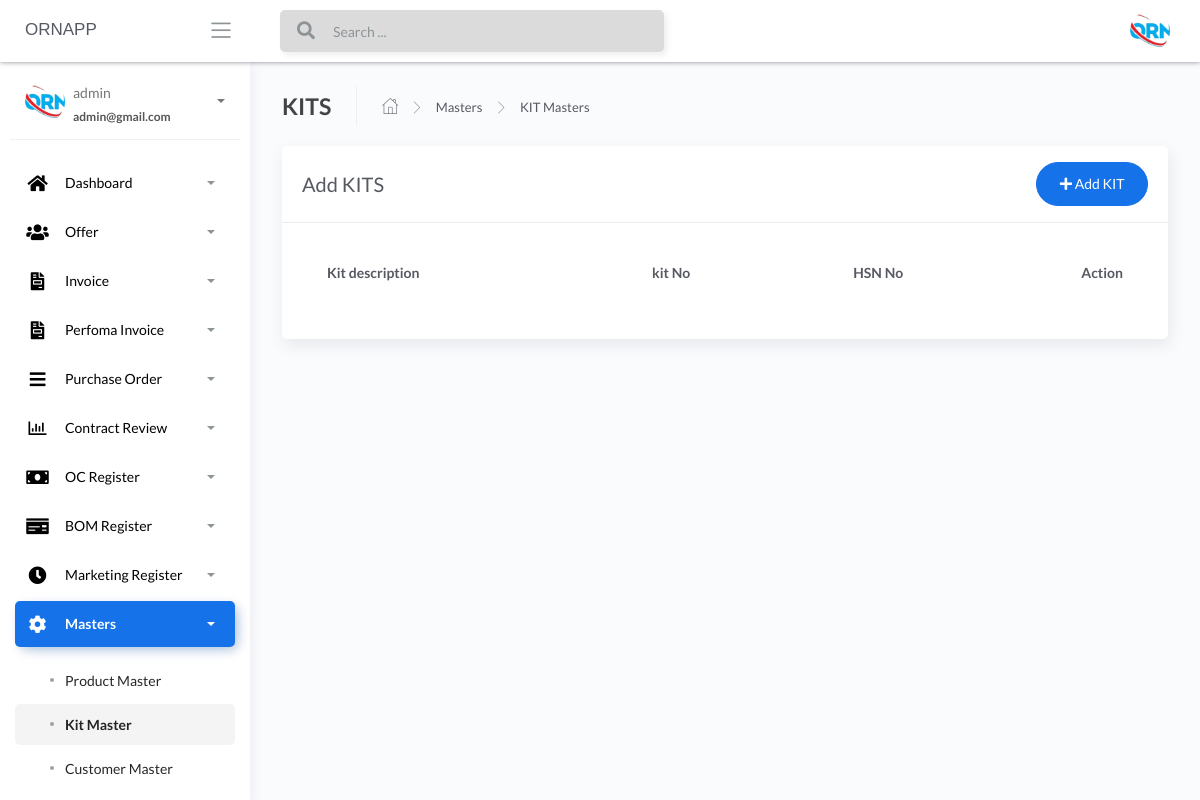
Before: /Kit-masters (signed in) with the older database file.
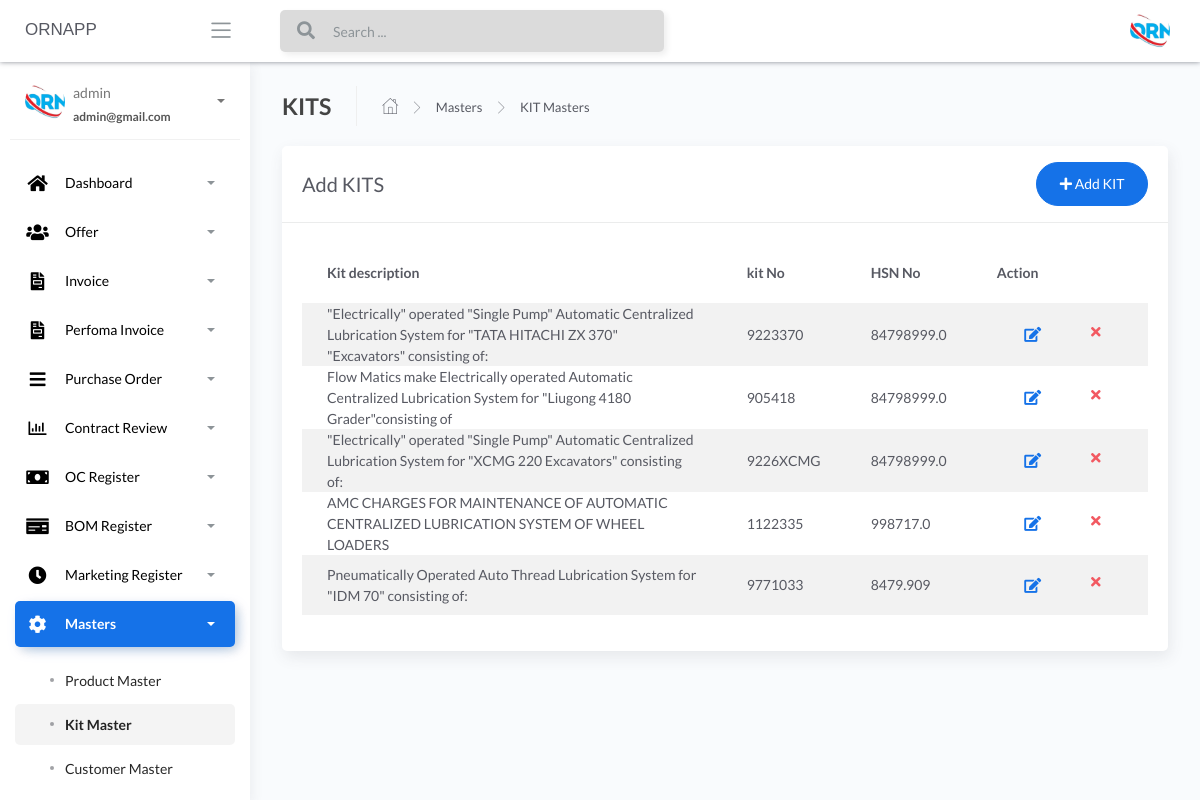
After: the same page with the newer database file.
### apps/authentication/models.py (models this page shows, shortened)
class Users(db.Model, UserMixin):
    __tablename__ = 'Users'
    id = db.Column(db.Integer, primary_key=True)
    username = db.Column(db.String(64), unique=True)
    email = db.Column(db.String(64), unique=True)
    password = db.Column(db.LargeBinary)

### apps/home/models.py (models this page shows, shortened)
class KitMaster(db.Model):
    __tablename__ = "kitmaster"
    id = db.Column(db.Integer, primary_key=True)
    kit_description = db.Column(db.String())
    kit_no = db.Column(db.INT())
    hsn_code = db.Column(db.Float())
    lubricant_points = db.Column(db.INT())
    kit_products = db.Column(db.String())

### apps/home/routes.py (the view)
@blueprint.route('/Kit-masters')
@login_required
def kit_masters():
    if request.method == 'GET':
        users = KitMaster.query.all()
        return render_template('home/Kit-masters.html', users=users, segment='Kit-masters')

### apps/__init__.py (called while the page is built)
def configure_database(app):
    @app.before_first_request
    def initialize_database():
        db.create_all()
    @app.teardown_request
    def shutdown_session(exception=None):
        db.session.remove()

### apps/authentication/models.py (called while the page is built)
@login_manager.user_loader
def user_loader(id):
    return Users.query.filter_by(id=id).first()

### apps/templates/home/Kit-masters.html (shortened to what this page needs)
{% extends "layouts/base.html" %}
{% block content %}
	<div class="content">
		<div class="page-inner">
			<div class="page-header">
				<h4 class="page-title">KITS</h4>
				<ul class="breadcrumbs">
					<li class="nav-home">
						<a href="#">
							<i class="flaticon-home"></i>
						</a>
					</li>
					<li class="separator">
						<i class="flaticon-right-arrow"></i>
					</li>
					<li class="nav-item">
						<a href="#">Masters</a>
					</li>
					<li class="separator">
						<i class="flaticon-right-arrow"></i>
					</li>
					<li class="nav-item">
						<a href="#">KIT Masters</a>
					</li>
				</ul>
			</div>
			<div class="row">
				<div class="col-md-12">
					<div class="card">
						<div class="card-header">
							<div class="d-flex align-items-center">
								<h4 class="card-title">Add KITS</h4>
							<a href="/add-kits" class="ml-auto">
								<button class="btn btn-primary btn-round ml-auto" data-toggle="modal"
									data-target="#addRowModal">
									<i class="fa fa-plus"></i>
									Add KIT
								</button>
							</a>
							</div>
						</div>
						<div class="card-body">
							<div class="table-responsive">
								<table id="add-row" class="display table table-striped table-hover" >
									<thead>
										<tr>
											<th>Kit description</th>
											<th>kit No</th>
											<th>HSN No</th>
											<th style="width: 10%">Action</th>
										</tr>
									</thead>
									<tbody>
										{% for user in users %}
											<tr
											{% if loop.index %2==0 %}
											{% else %}
											{% endif %}
											>
											<td>{{user.kit_description}}</td>
											<td>{{user.kit_no}}</td>
											<td>{{user.hsn_code}}</td>
											<td>
											<div class="form-button-action">
											<span style="font-size: 24px;color:green;">
											<a href="/{{user.id}}/editkit" type="button" data-toggle="tooltip" title="" class="btn btn-link btn-primary btn-lg" data-original-title="Edit Task"> <i class="fas fa-edit" ></i></a>
											</span>
											<span style="font-size: 24px;color:red;">
											<a href="/{{user.id}}/deletekit" type="button" data-toggle="tooltip" title="" class="btn btn-link btn-danger" data-original-title="Remove"> <i class="fas fa-times"></i></a>
											</span>
											</div>
											</td>
										</tr>
									{% endfor %}
									</tbody>
								</table>
							</div>
						</div>
					</div>
				</div>
			</div>
		</div>
	</div>
{% endblock content %}

### apps/templates/layouts/base.html (shortened to what this page needs)
<!DOCTYPE html>
<html lang="en">
<head>
	<link rel="stylesheet" href="/static/assets/css/bootstrap.min.css">
	<link rel="stylesheet" href="/static/assets/css/atlantis.min.css">
</head>
<body data-background-color="white">
	<div class="wrapper">
        {% include 'includes/navigation.html' %}
        {% include 'includes/sidebar.html' %}
		<div class="main-panel">
			{% block content %}{% endblock content %}
		</div>
	</div>
</body>
</html>

### apps/templates/includes/navigation.html (shortened to what this page needs)
<div class="main-header">
  <div class="logo-header" data-background-color="white">
    <a href="" class="logo">
      <h style="font-family: Arial">ORNAPP</h>
    </a>
    <div class="nav-toggle">
      <button class="btn btn-toggle toggle-sidebar">
        <i class="icon-menu"></i>
      </button>
    </div>
  </div>
  <nav
    class="navbar navbar-header navbar-expand-lg"
    data-background-color="white"
  >
    {% if current_user.is_authenticated %}
    <div class="container-fluid">
      <div class="collapse" id="search-nav">
        <form class="navbar-left navbar-form nav-search mr-md-3">
          <div class="input-group">
            <div class="input-group-prepend">
              <button type="submit" class="btn btn-search pr-1">
                <i class="fa fa-search search-icon"></i>
              </button>
            </div>
            <input type="text" placeholder="Search ..." class="form-control" />
          </div>
        </form>
      </div>
      <ul class="navbar-nav topbar-nav ml-md-auto align-items-center">
        <li class="nav-item dropdown hidden-caret">
          <a
            class="dropdown-toggle profile-pic"
            data-toggle="dropdown"
            href="#"
            aria-expanded="false"
          >
            <div class="avatar-sm">
              <img
                src="/static/assets/img/logo.jpg"
                alt="..."
                class="avatar-img rounded-circle"
              />
            </div>
          </a>
        </li>
      </ul>
    </div>
    {% endif %}
  </nav>
</div>

### apps/templates/includes/sidebar.html (shortened to what this page needs)
		<div class="sidebar sidebar-style-2" data-background-color="white">
			<div class="sidebar-wrapper scrollbar scrollbar-inner">
				<div class="sidebar-content">
				{% if current_user.is_authenticated %}
					<div class="user">
						<div class="avatar-sm float-left mr-2">
							<img src="/static/assets/img/logo.jpg" alt="..." class="avatar-img rounded-circle">
						</div>
						<div class="info">
							<a data-toggle="collapse" href="#collapseExample" aria-expanded="true">
								<span>
									{{ current_user.username }}
									<span class="user-level">
										{{ current_user.email }}
									</span>
									<span class="caret"></span>
								</span>
							</a>
						</div>
					</div>
					<ul class="nav nav-primary">
						<li class="nav-item {% if 'dashboard' in segment %} active {% endif %}">
							<a data-toggle="collapse" href="#dashboard" aria-expanded="false">
								<i style="color:black;" class="fas fa-home"></i>
								<p style="color:black;">Dashboard</p>
								<span class="caret"></span>
							</a>
						</li>
						<li class="nav-item {% if 'offer-' in segment %} active {% endif %}">
							<a data-toggle="collapse" href="#base">
								<i  style="color:black;" class="fas fa-users"></i>
								<p  style="color:black;">Offer</p>
								<span class="caret"></span>
							</a>
						</li>
						<li class="nav-item {% if 'invoice' in segment %} active {% endif %}">
							<a data-toggle="collapse" href="#invoice">
								<i  style="color:black;" class="fas fa-file-invoice"></i>
								<p  style="color:black;">Invoice</p>
								<span class="caret"></span>
							</a>
						</li>
						<li class="nav-item {% if 'Perfoma' in segment %} active {% endif %}">
							<a data-toggle="collapse" href="#Perfoma">
								<i  style="color:black;" class="fas fa-file-invoice"></i>
								<p  style="color:black;">Perfoma Invoice</p>
								<span class="caret"></span>
							</a>
						</li>
						<li class="nav-item {% if 'purchaseorder' in segment %} active {% endif %}">
							<a data-toggle="collapse" href="#purchaseorder">
								<i  style="color:black;" class="fas fa-bars"></i>
								<p  style="color:black;">Purchase Order</p>
								<span class="caret"></span>
							</a>
						</li>
						<li class="nav-item {% if 'contractreview' in segment %} active {% endif %}">
							<a data-toggle="collapse" href="#contractreview">
								<i  style="color:black;" class="far fa-chart-bar"></i>
								<p  style="color:black;">Contract Review</p>
								<span class="caret"></span>
							</a>
						</li>
						<li class="nav-item {% if 'OcRegister' in segment %} active {% endif %}">
							<a data-toggle="collapse" href="#OcRegister">
								<i  style="color:black;" class="fas fa-money-bill"></i>
								<p  style="color:black;">OC Register</p>
								<span class="caret"></span>
							</a>
						</li>
						<li class="nav-item {% if 'BOMRegister' in segment %} active {% endif %}">
							<a data-toggle="collapse" href="#BOMRegister">
								<i  style="color:black;" class="fas fa-money-check"></i>
								<p  style="color:black;">BOM Register</p>
								<span class="caret"></span>
							</a>
						</li>
						<li class="nav-item {% if 'MarketingRegister' in segment %} active {% endif %}">
							<a data-toggle="collapse" href="#MarketingRegister">
								<i  style="color:black;" class="fas fa-clock"></i>
								<p  style="color:black;">Marketing Register</p>
								<span class="caret"></span>
							</a>
						</li>
						<li class="nav-item {% if 'masters' in segment %} active {% endif %}">
							<a data-toggle="collapse" href="#masters">
								<i  style="color:black;" class="fas fa-cog fa-spin"></i>
								<p  style="color:black;">Masters</p>
								<span class="caret"></span>
							</a>
							<div class="collapse {% if 'masters' in segment %} show {% endif %}" id="masters">
								<ul class="nav nav-collapse">
									<li class="{% if 'Product-masters' in segment %} active {% endif %}">
										<a href="/Product-masters">
											<span  style="color:black;" class="sub-item">Product Master</span>
										</a>
									</li>
									<li class="{% if 'Kit-masters' in segment %} active {% endif %}">
										<a href="/Kit-masters">
											<span  style="color:black;"class="sub-item">Kit Master</span>
										</a>
									</li>
									<li class="{% if 'Customer-masters' in segment %} active {% endif %}">
										<a href="/Customer-masters">
											<span  style="color:black;" class="sub-item">Customer Master</span>
										</a>
									</li>
									<li class="{% if 'Country-masters' in segment %} active {% endif %}">
										<a href="/Country-masters">
										</a>
									</li>
								</ul>
							</div>
						</li>
					</ul>
				{% endif %}
				</div>
			</div>
		</div>

Changed rows visible on the page:
added KitMaster: kit_description "\"Electrically\" operated \"Single Pump\" Automatic Centralized Lubrication System for \"TATA HITACHI ZX 370\" \"Excavators\" consisting of:", kit_no "9223370", hsn_code "84798999.0"
added KitMaster: kit_description "Flow Matics make Electrically operated Automatic Centralized Lubrication System for \"Liugong 4180 Grader\"consisting of", kit_no "905418", hsn_code "84798999.0"
added KitMaster: kit_description "\"Electrically\" operated \"Single Pump\" Automatic Centralized Lubrication System for \"XCMG 220 Excavators\" consisting of:", kit_no "9226XCMG", hsn_code "84798999.0"
added KitMaster: kit_description "AMC CHARGES FOR MAINTENANCE OF AUTOMATIC CENTRALIZED LUBRICATION SYSTEM OF WHEEL LOADERS", kit_no "1122335", hsn_code "998717.0"
added KitMaster: kit_description "Pneumatically Operated Auto Thread Lubrication System for \"IDM 70\" consisting of:", kit_no "9771033", hsn_code "8479.909"
